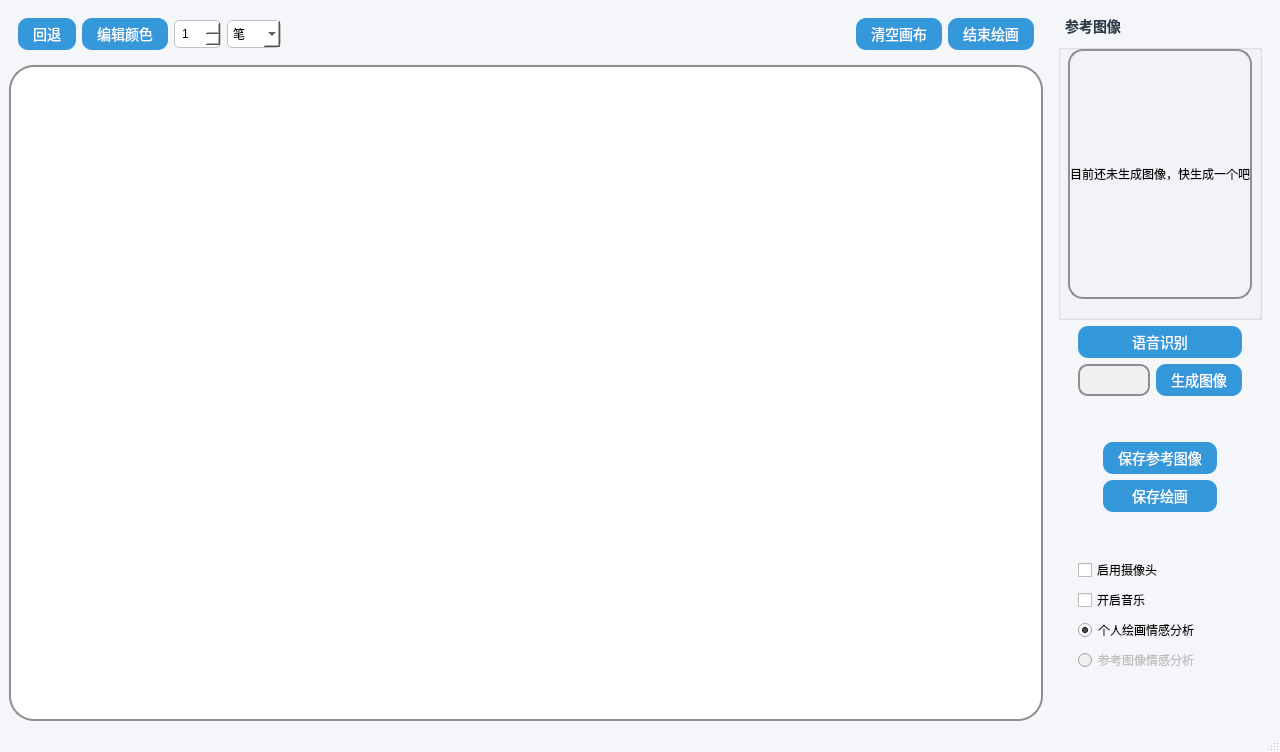
<?xml version="1.0" encoding="UTF-8"?>
<ui version="4.0">
 <class>MainWindow</class>
 <widget class="QMainWindow" name="MainWindow">
  <property name="geometry">
   <rect>
    <x>0</x>
    <y>0</y>
    <width>1280</width>
    <height>752</height>
   </rect>
  </property>
  <property name="windowTitle">
   <string>EmoVision</string>
  </property>
  <property name="windowIcon">
   <iconset resource="MainWindow.qrc">
    <normaloff>:/act_normal/Srcs/icon/Icon.png</normaloff>:/act_normal/Srcs/icon/Icon.png</iconset>
  </property>
  <property name="styleSheet">
   <string notr="true">/* 主窗口背景颜色和字体 */
QMainWindow {
    background-color: #f4f6f9;
    color: #2e3d49;
    font-family: &quot;Arial&quot;, sans-serif;
    font-size: 14px;
}

/* 标题栏 */
QLabel#titleLabel {
    color: #34495e;
    font-size: 18px;
    font-weight: bold;
    padding: 5px;
}

/* 按钮样式 */
QPushButton {
    background-color: #3498db;
	height:16px;
    color: white;
    border-radius: 10px;
    padding: 8px 15px;
    font-size: 14px;
}

QPushButton:hover {
    background-color: #2980b9;
}

QPushButton:pressed {
    background-color: #1e6091;
}

/* LineEdit 样式 */
QLineEdit {
    border: 1px solid #bdc3c7;
    border-radius: 5px;
    padding: 5px;
    background-color: white;
}

QLineEdit:focus {
    border-color: #3498db;
}

/* GroupBox 样式 */
QGroupBox {
    margin-top: 10px;
    font-size: 14px;
    font-weight: bold;
}

QGroupBox::title {
    subcontrol-origin: margin;
    subcontrol-position: top left;
    padding: 0 5px;
    background-color: transparent;
    color: #2e3d49;
}

/* 滑块样式 */
QSlider::groove:horizontal {
    height: 6px;
    background: #bdc3c7;
    border-radius: 3px;
}

QSlider::handle:horizontal {
    background: #3498db;
    border: 1px solid #2980b9;
    width: 14px;
    height: 14px;
    margin: -5px 0;
    border-radius: 7px;
}

/* 下拉框样式 */
QComboBox {
    border: 1px solid #bdc3c7;
    border-radius: 5px;
    padding: 5px;
    background-color: white;
}

QComboBox QAbstractItemView {
    border: 1px solid #bdc3c7;
    selection-background-color: #3498db;
    selection-color: white;
}

QSpinBox{
	border: 1px solid #bdc3c7;
    border-radius: 5px;
    padding: 5px;
    background-color: white;
}

/* 滚动条样式 */
QScrollBar:vertical {
    width: 10px;
    background: #ecf0f1;
    margin: 0px 3px 0px 3px;
}

QScrollBar::handle:vertical {
    background: #3498db;
    min-height: 20px;
    border-radius: 5px;
}

QScrollBar::add-line:vertical, QScrollBar::sub-line:vertical {
    background: none;
}
</string>
  </property>
  <widget class="QWidget" name="centralwidget">
   <layout class="QHBoxLayout" name="horizontalLayout_2">
    <item>
     <layout class="QVBoxLayout" name="verticalLayout_4">
      <item>
       <widget class="QWidget" name="widget" native="true">
        <layout class="QGridLayout" name="gridLayout_4">
         <item row="0" column="5">
          <spacer name="horizontalSpacer_10">
           <property name="orientation">
            <enum>Qt::Horizontal</enum>
           </property>
           <property name="sizeType">
            <enum>QSizePolicy::Preferred</enum>
           </property>
           <property name="sizeHint" stdset="0">
            <size>
             <width>1000</width>
             <height>20</height>
            </size>
           </property>
          </spacer>
         </item>
         <item row="0" column="3">
          <widget class="QSpinBox" name="sbox_size">
           <property name="minimum">
            <number>1</number>
           </property>
           <property name="maximum">
            <number>40</number>
           </property>
          </widget>
         </item>
         <item row="0" column="2">
          <spacer name="horizontalSpacer_3">
           <property name="orientation">
            <enum>Qt::Horizontal</enum>
           </property>
           <property name="sizeType">
            <enum>QSizePolicy::Preferred</enum>
           </property>
           <property name="sizeHint" stdset="0">
            <size>
             <width>40</width>
             <height>20</height>
            </size>
           </property>
          </spacer>
         </item>
         <item row="0" column="7">
          <widget class="QPushButton" name="btn_endDrawing">
           <property name="text">
            <string>结束绘画</string>
           </property>
          </widget>
         </item>
         <item row="0" column="4">
          <widget class="QComboBox" name="cbox_penType">
           <item>
            <property name="text">
             <string>笔</string>
            </property>
           </item>
           <item>
            <property name="text">
             <string>直线</string>
            </property>
           </item>
           <item>
            <property name="text">
             <string>矩形</string>
            </property>
           </item>
           <item>
            <property name="text">
             <string>椭圆</string>
            </property>
           </item>
          </widget>
         </item>
         <item row="0" column="6">
          <widget class="QPushButton" name="btn_clear">
           <property name="text">
            <string>清空画布</string>
           </property>
          </widget>
         </item>
         <item row="0" column="0">
          <widget class="QPushButton" name="btn_back">
           <property name="text">
            <string>回退</string>
           </property>
          </widget>
         </item>
         <item row="0" column="1">
          <widget class="QPushButton" name="btn_editColor">
           <property name="styleSheet">
            <string notr="true"/>
           </property>
           <property name="text">
            <string>编辑颜色</string>
           </property>
           <property name="icon">
            <iconset resource="MainWindow.qrc">
             <normaloff>:/act_normal/Srcs/icon/editColor.png</normaloff>:/act_normal/Srcs/icon/editColor.png</iconset>
           </property>
          </widget>
         </item>
        </layout>
       </widget>
      </item>
      <item>
       <widget class="QGraphicsView" name="graphicsView">
        <property name="styleSheet">
         <string notr="true">border: 2px solid #8f8f91;
border-radius: 25px;  /* 圆角半径 */
background-color: white;

</string>
        </property>
        <property name="renderHints">
         <set>QPainter::TextAntialiasing</set>
        </property>
       </widget>
      </item>
     </layout>
    </item>
    <item>
     <widget class="QWidget" name="widget_2" native="true">
      <property name="sizePolicy">
       <sizepolicy hsizetype="Preferred" vsizetype="Expanding">
        <horstretch>0</horstretch>
        <verstretch>0</verstretch>
       </sizepolicy>
      </property>
      <layout class="QVBoxLayout" name="verticalLayout_6">
       <item>
        <layout class="QVBoxLayout" name="verticalLayout_5">
         <item>
          <widget class="QGroupBox" name="groupBox">
           <property name="sizePolicy">
            <sizepolicy hsizetype="Preferred" vsizetype="MinimumExpanding">
             <horstretch>0</horstretch>
             <verstretch>0</verstretch>
            </sizepolicy>
           </property>
           <property name="minimumSize">
            <size>
             <width>0</width>
             <height>0</height>
            </size>
           </property>
           <property name="baseSize">
            <size>
             <width>20</width>
             <height>20</height>
            </size>
           </property>
           <property name="title">
            <string>参考图像</string>
           </property>
           <property name="flat">
            <bool>true</bool>
           </property>
           <property name="checkable">
            <bool>false</bool>
           </property>
           <layout class="QVBoxLayout" name="verticalLayout_3">
            <item>
             <widget class="QLabel" name="label_refImg">
              <property name="sizePolicy">
               <sizepolicy hsizetype="Expanding" vsizetype="Expanding">
                <horstretch>0</horstretch>
                <verstretch>0</verstretch>
               </sizepolicy>
              </property>
              <property name="minimumSize">
               <size>
                <width>0</width>
                <height>0</height>
               </size>
              </property>
              <property name="maximumSize">
               <size>
                <width>274</width>
                <height>250</height>
               </size>
              </property>
              <property name="styleSheet">
               <string notr="true">border: 2px solid #8f8f91;
border-radius: 15px;  /* 圆角半径 */

</string>
              </property>
              <property name="frameShape">
               <enum>QFrame::Box</enum>
              </property>
              <property name="text">
               <string>目前还未生成图像，快生成一个吧</string>
              </property>
              <property name="alignment">
               <set>Qt::AlignCenter</set>
              </property>
             </widget>
            </item>
           </layout>
          </widget>
         </item>
         <item>
          <layout class="QGridLayout" name="gridLayout">
           <property name="sizeConstraint">
            <enum>QLayout::SetDefaultConstraint</enum>
           </property>
           <property name="leftMargin">
            <number>20</number>
           </property>
           <property name="topMargin">
            <number>0</number>
           </property>
           <property name="rightMargin">
            <number>20</number>
           </property>
           <item row="0" column="0" colspan="2">
            <widget class="QPushButton" name="btn_voice">
             <property name="text">
              <string>语音识别</string>
             </property>
            </widget>
           </item>
           <item row="1" column="0">
            <widget class="QLineEdit" name="ledit_prompt">
             <property name="styleSheet">
              <string notr="true">        border: 2px solid #8f8f91;
        border-radius: 10px;
        padding: 5px;
        background-color: #f0f0f0;
        color: #333;
        font-size: 14px;</string>
             </property>
            </widget>
           </item>
           <item row="1" column="1">
            <widget class="QPushButton" name="btn_genImg">
             <property name="text">
              <string>生成图像</string>
             </property>
            </widget>
           </item>
          </layout>
         </item>
        </layout>
       </item>
       <item>
        <spacer name="verticalSpacer_2">
         <property name="orientation">
          <enum>Qt::Vertical</enum>
         </property>
         <property name="sizeType">
          <enum>QSizePolicy::Preferred</enum>
         </property>
         <property name="sizeHint" stdset="0">
          <size>
           <width>20</width>
           <height>40</height>
          </size>
         </property>
        </spacer>
       </item>
       <item>
        <layout class="QGridLayout" name="gridLayout_2">
         <item row="1" column="2">
          <spacer name="horizontalSpacer_2">
           <property name="orientation">
            <enum>Qt::Horizontal</enum>
           </property>
           <property name="sizeHint" stdset="0">
            <size>
             <width>40</width>
             <height>20</height>
            </size>
           </property>
          </spacer>
         </item>
         <item row="1" column="0">
          <spacer name="horizontalSpacer">
           <property name="orientation">
            <enum>Qt::Horizontal</enum>
           </property>
           <property name="sizeHint" stdset="0">
            <size>
             <width>40</width>
             <height>20</height>
            </size>
           </property>
          </spacer>
         </item>
         <item row="1" column="1">
          <widget class="QPushButton" name="btn_saveRefImg">
           <property name="text">
            <string>保存参考图像</string>
           </property>
          </widget>
         </item>
         <item row="2" column="1">
          <widget class="QPushButton" name="btn_saveDraw">
           <property name="text">
            <string>保存绘画</string>
           </property>
          </widget>
         </item>
        </layout>
       </item>
       <item>
        <spacer name="verticalSpacer_3">
         <property name="orientation">
          <enum>Qt::Vertical</enum>
         </property>
         <property name="sizeType">
          <enum>QSizePolicy::Preferred</enum>
         </property>
         <property name="sizeHint" stdset="0">
          <size>
           <width>20</width>
           <height>40</height>
          </size>
         </property>
        </spacer>
       </item>
       <item>
        <layout class="QGridLayout" name="gridLayout_3">
         <property name="leftMargin">
          <number>20</number>
         </property>
         <item row="2" column="0">
          <widget class="QRadioButton" name="rbtn_selfDrawAnalyse">
           <property name="text">
            <string>个人绘画情感分析</string>
           </property>
           <property name="checked">
            <bool>true</bool>
           </property>
          </widget>
         </item>
         <item row="0" column="0">
          <widget class="QCheckBox" name="ckbox_camera">
           <property name="text">
            <string>启用摄像头</string>
           </property>
          </widget>
         </item>
         <item row="1" column="0">
          <widget class="QCheckBox" name="ckbox_music">
           <property name="text">
            <string>开启音乐</string>
           </property>
          </widget>
         </item>
         <item row="3" column="0">
          <widget class="QRadioButton" name="rbtn_refImgAnalyse">
           <property name="enabled">
            <bool>false</bool>
           </property>
           <property name="text">
            <string>参考图像情感分析</string>
           </property>
           <property name="checkable">
            <bool>true</bool>
           </property>
           <property name="autoRepeat">
            <bool>false</bool>
           </property>
           <property name="autoExclusive">
            <bool>true</bool>
           </property>
          </widget>
         </item>
        </layout>
       </item>
       <item>
        <spacer name="verticalSpacer">
         <property name="orientation">
          <enum>Qt::Vertical</enum>
         </property>
         <property name="sizeType">
          <enum>QSizePolicy::Preferred</enum>
         </property>
         <property name="sizeHint" stdset="0">
          <size>
           <width>20</width>
           <height>40</height>
          </size>
         </property>
        </spacer>
       </item>
      </layout>
     </widget>
    </item>
   </layout>
  </widget>
  <widget class="QStatusBar" name="statusBar"/>
 </widget>
 <resources>
  <include location="MainWindow.qrc"/>
 </resources>
 <connections/>
</ui>
